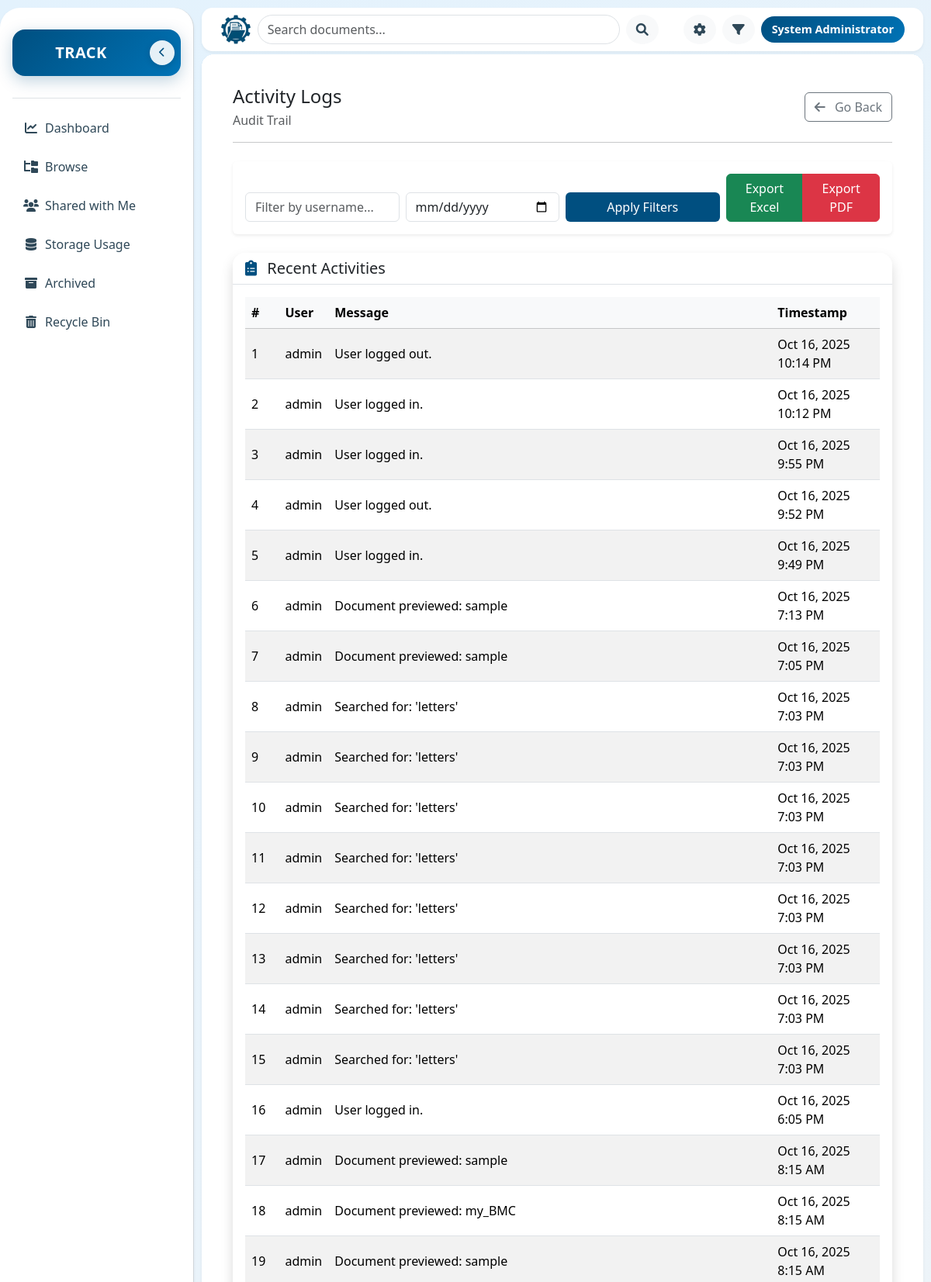
/logs/audit.php (signed in, upper part), run on the app's committed database.
### tables this page shows
CREATE TABLE `activity_logs` (
  `id` int(11) NOT NULL,
  `user_id` int(11) NOT NULL,
  `action` varchar(50) NOT NULL,
  `message` text NOT NULL,
  `timestamp` datetime DEFAULT current_timestamp()
);

CREATE TABLE `users` (
  `id` int(11) NOT NULL,
  `username` varchar(100) NOT NULL,
  `email` varchar(100) NOT NULL,
  `password` varchar(200) NOT NULL,
  `full_name` varchar(100) DEFAULT NULL,
  `role` enum('user','admin','superadmin') DEFAULT 'user',
  `created_at` datetime DEFAULT current_timestamp(),
  `updated_at` datetime DEFAULT current_timestamp() ON UPDATE current_timestamp(),
  `is_logged_in` tinyint(1) DEFAULT 0,
  `status` enum('pending','active','disabled') DEFAULT 'pending'
);

### logs/audit.php (the view, shortened to what this page needs)
<?php
$conn = new mysqli(DB_HOST, DB_USER, DB_PASS, DB_NAME);
$userFilter = $_GET['user'] ?? '';
$dateFilter = $_GET['date'] ?? '';
$sql = "SELECT a.id, u.username, a.message, a.timestamp
        FROM activity_logs a
        LEFT JOIN users u ON a.user_id = u.id";
$sql .= " ORDER BY a.timestamp DESC";
$stmt = $conn->prepare($sql);
$stmt->execute();
$result = $stmt->get_result();
$recent_logs = $result->fetch_all(MYSQLI_ASSOC);
include '../includes/header.php';
?>
<div class="container-fluid px-4">
    <div class="d-flex justify-content-between align-items-center mt-4 mb-3">
  <div>
    <h4 class="mb-1">Activity Logs</h4>
    <ol class="breadcrumb mb-0">
      <li class="breadcrumb-item active">Audit Trail</li>
    </ol>
  </div>
  <button type="button" class="btn btn-outline-secondary" onclick="window.history.back();">
    <i class="fas fa-arrow-left me-2"></i> Go Back
  </button>
</div>
<hr class="mt-3 mb-4">
    <div class="card mb-4 shadow-sm border-0">
        <div class="card-body">
            <form method="GET" class="row g-2 align-items-end">
                <div class="col-md-3">
                    <input type="text" name="user" class="form-control" placeholder="Filter by username..." value="<?= htmlspecialchars($userFilter) ?>">
                </div>
                <div class="col-md-3">
                    <input type="date" name="date" class="form-control" value="<?= htmlspecialchars($dateFilter) ?>">
                </div>
                <div class="col-md-3">
                    <button type="submit" class="btn w-100" style="background-color: #004F80; color: white;">Apply Filters</button>
                </div>
                <div class="col-md-3 text-end">
                    <?php if (count($recent_logs) > 0): ?>
                        <div class="btn-group w-100">
                            <a href="?<?= http_build_query(array_merge($_GET, ['export' => 'excel'])) ?>" class="btn btn-success w-50">Export Excel</a>
                            <a href="?<?= http_build_query(array_merge($_GET, ['export' => 'pdf'])) ?>" class="btn btn-danger w-50">Export PDF</a>
                        </div>
                    <?php endif; ?>
                </div>
            </form>
        </div>
    </div>
    <div class="card mb-4 shadow rounded-4 border-0">
        <div class="card-header d-flex justify-content-between align-items-center bg-white border-bottom rounded-top-4">
            <h5 class="mb-0">
                <i class="fas fa-clipboard-list me-2" style="color:#004F80;"></i> Recent Activities
            </h5>
        </div>
        <div class="card-body">
            <?php if (empty($recent_logs)): ?>
                <p class="text-muted">No activity logs available.</p>
            <?php else: ?>
                <div class="table-responsive">
                    <table class="table table-striped table-hover align-middle">
                        <thead class="table-light">
                            <tr>
                                <th>#</th>
                                <th>User</th>
                                <th>Message</th>
                                <th>Timestamp</th>
                            </tr>
                        </thead>
                        <tbody>
                            <?php foreach ($recent_logs as $index => $log): ?>
                                <tr>
                                    <td><?= $index + 1 ?></td>
                                    <td><?= htmlspecialchars($log['username'] ?? 'Unknown') ?></td>
                                    <td><?= htmlspecialchars($log['message']) ?></td>
                                    <td><?= date('M d, Y g:i A', strtotime($log['timestamp'])) ?></td>
                                </tr>
                            <?php endforeach; ?>
                        </tbody>
                    </table>
                </div>
            <?php endif; ?>
        </div>
    </div>
</div>

### assets/css/header.css (style rules this page uses)
:root { --primary-color: #004F80; --secondary-color: #2AB7CA; --dark-color: #2F4858; --light-color: #F4F6F8; --white: #FFFFFF; --border-color: #D0D6DA; --hover-color: #E6F2F8; --shadow: 0 2px 4px rgba(0,0,0,0.05); --shadow-lg: 0 4px 12px rgba(0,0,0,0.1); --gradient-primary: linear-gradient(135deg, #004F80 0%, #0073b6 100%); }
* { margin: 0; padding: 0; box-sizing: border-box; }
html, body { height: 100%; margin: 0; font-family: "Segoe UI", Roboto, Arial, sans-serif; background: linear-gradient(135deg, #e3f2fd 0%, #f5f5f5 50%, #fff3e0 100%); color: #1a2332; overflow-x: hidden; }
body { position: relative; }

### data on the page
activity_logs: user.username "admin", message "User logged out.", timestamp "Oct 16, 2025 10:14 PM"
activity_logs: user.username "admin", message "User logged in.", timestamp "Oct 16, 2025 10:12 PM"
activity_logs: user.username "admin", message "User logged in.", timestamp "Oct 16, 2025 9:55 PM"
activity_logs: user.username "admin", message "User logged out.", timestamp "Oct 16, 2025 9:52 PM"
activity_logs: user.username "admin", message "User logged in.", timestamp "Oct 16, 2025 9:49 PM"
activity_logs: user.username "admin", message "Document previewed: sample", timestamp "Oct 16, 2025 7:13 PM"
activity_logs: user.username "admin", message "Document previewed: sample", timestamp "Oct 16, 2025 7:05 PM"
activity_logs: user.username "admin", message "Searched for: 'letters'", timestamp "Oct 16, 2025 7:03 PM"
activity_logs: user.username "admin", message "Searched for: 'letters'", timestamp "Oct 16, 2025 7:03 PM"
activity_logs: user.username "admin", message "Searched for: 'letters'", timestamp "Oct 16, 2025 7:03 PM"
activity_logs: user.username "admin", message "Searched for: 'letters'", timestamp "Oct 16, 2025 7:03 PM"
activity_logs: user.username "admin", message "Searched for: 'letters'", timestamp "Oct 16, 2025 7:03 PM"
activity_logs: user.username "admin", message "Searched for: 'letters'", timestamp "Oct 16, 2025 7:03 PM"
activity_logs: user.username "admin", message "Searched for: 'letters'", timestamp "Oct 16, 2025 7:03 PM"
activity_logs: user.username "admin", message "Searched for: 'letters'", timestamp "Oct 16, 2025 7:03 PM"
activity_logs: user.username "admin", message "User logged in.", timestamp "Oct 16, 2025 6:05 PM"
activity_logs: user.username "admin", message "Document previewed: sample", timestamp "Oct 16, 2025 8:15 AM"
activity_logs: user.username "admin", message "Document previewed: my_BMC", timestamp "Oct 16, 2025 8:15 AM"
activity_logs: user.username "admin", message "Document previewed: sample", timestamp "Oct 16, 2025 8:15 AM"

### other printed values
$username_display "System Administrator"
